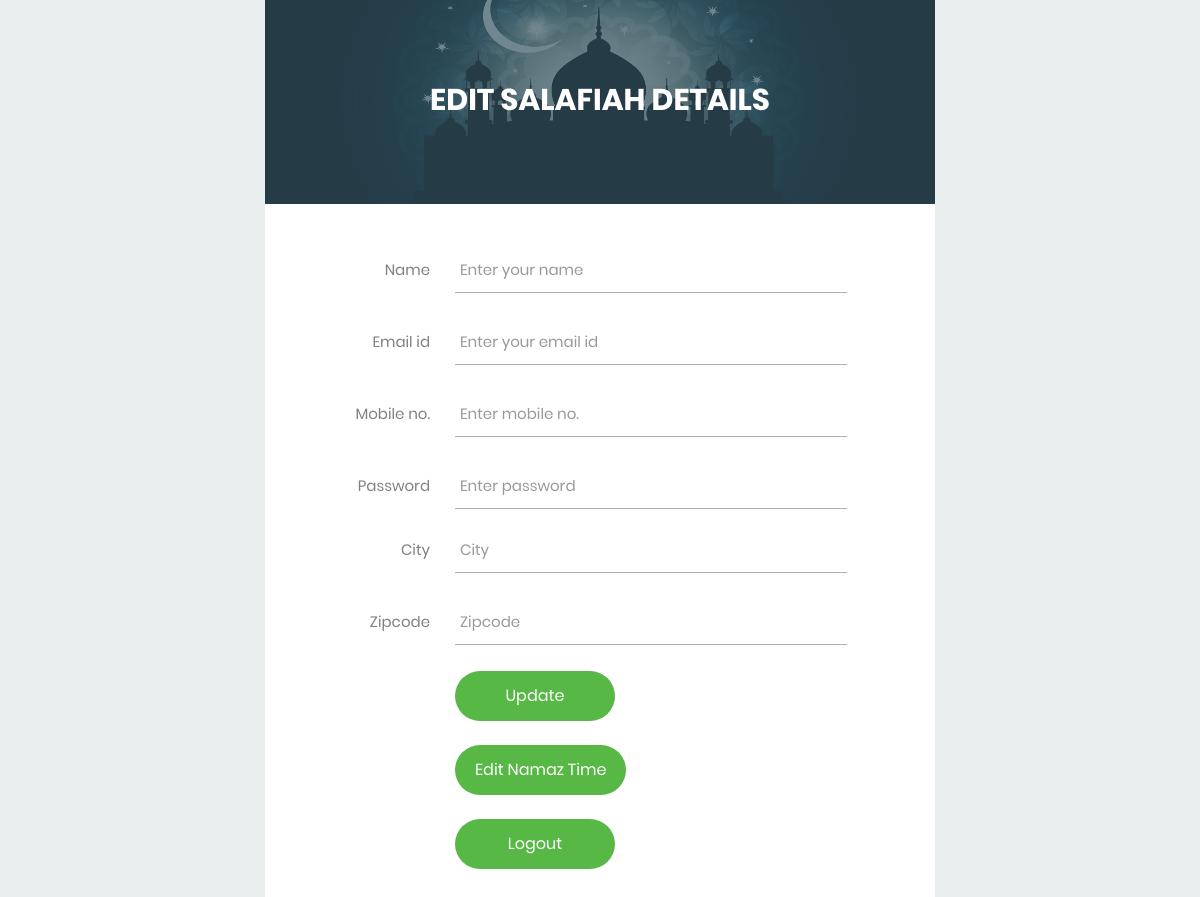
The app's page /zusereditdetails.php (signed in), older data.
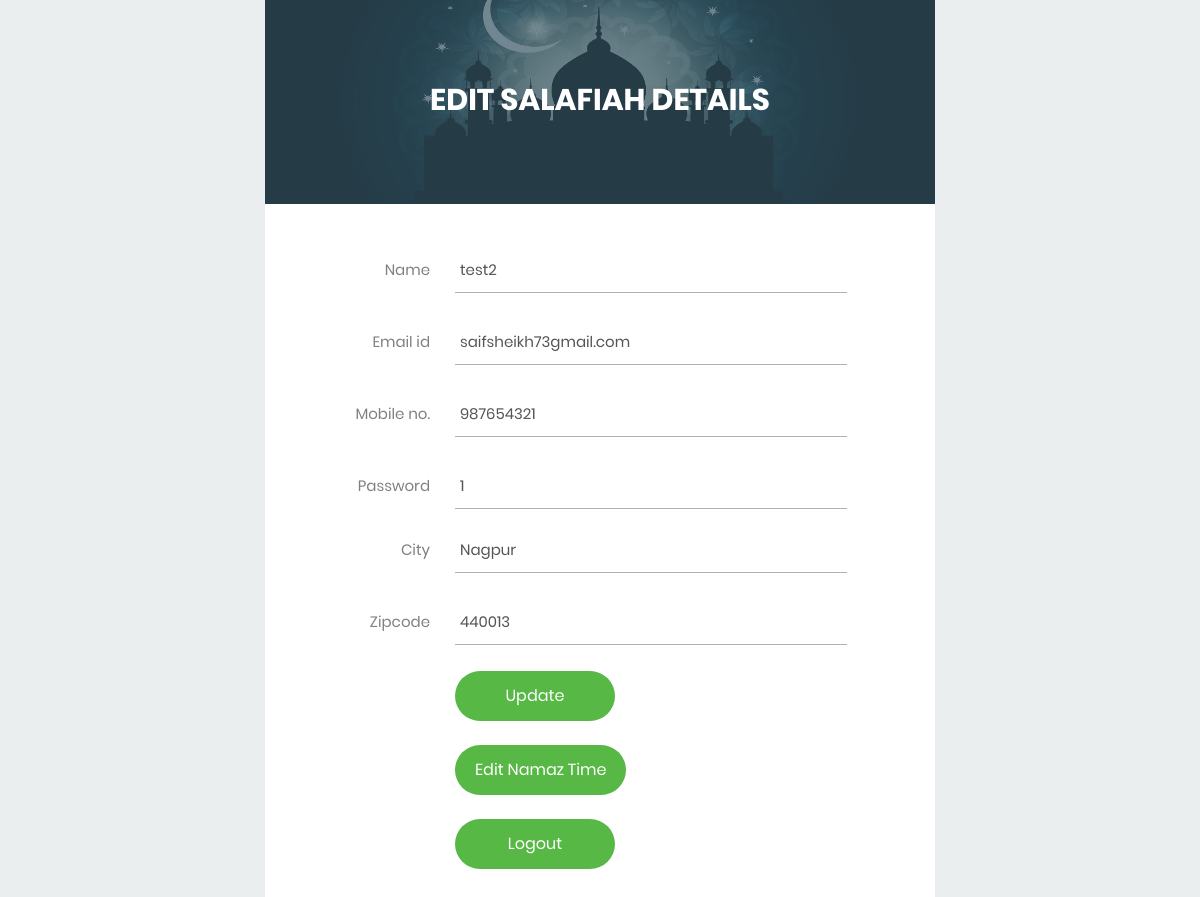
The same page, newer data.
### tables this page shows
CREATE TABLE `user2` (
  `id` int(50) NOT NULL,
  `username` varchar(50) NOT NULL,
  `email` varchar(50) NOT NULL,
  `password` varchar(50) NOT NULL,
  `mobileno` int(10) DEFAULT NULL,
  `city` varchar(50) NOT NULL,
  `zipcode` varchar(50) NOT NULL,
  `reset_token` varchar(250) DEFAULT NULL,
  `reset_expiry` varchar(250) DEFAULT NULL
);

### zusereditdetails.php (the view, shortened to what this page needs)
<?php
include 'conn.php';
include 'allcssjs.php';
$sql = "SELECT * FROM user2 WHERE id = '".$_SESSION['id']."'";
$result = mysqli_query($conn, $sql);
$row = mysqli_fetch_assoc($result);
$userName=$row['username'];
$email=$row['email'];
$password=$row['password'];
$mobileno=$row['mobileno'];
$city = $row['city'];
$zipcode = $row['zipcode'];
?>
<!DOCTYPE html>
<html lang="en">
<head>
</head>
<body>
<div class="limiter">
		<div class="container-login100">
			<div class="wrap-login100">
				<div class="login100-form-title" style="background-image: url(images/bg-04.jpg);">
					<span class="login100-form-title-1">
					Edit <?php echo $_SESSION['username']; ?> Details
					</span>
				</div>
                                <form class="login100-form validate-form" method="POST">
					<div class="wrap-input100 validate-input m-b-26" data-validate="Name is required">
						<span class="label-input100">Name</span>
						<input class="input100" type="text" name="username" placeholder="Enter your name" value="<?php echo $userName; ?>" required>
						<span class="focus-input100"></span>
					</div>
					<div class="wrap-input100 validate-input m-b-26" data-validate="Email is required">
    <span class="label-input100">Email id</span>
    <input class="input100" type="text" name="email" placeholder="Enter your email id" id="req" value="<?php echo $email; ?>" required disabled>
					</div>
					<div class="wrap-input100 validate-input m-b-26" data-validate="Mobile no. is required">
						<span class="label-input100">Mobile no.</span>
						<input class="input100" type="number" name="mobileno" placeholder="Enter mobile no." value="<?php echo $mobileno; ?>" required>
						<span class="focus-input100"></span>
					</div>
					<div class="wrap-input100 validate-input m-b-18" data-validate = "Password is required">
						<span class="label-input100">Password</span>
						<input class="input100" type="text" name="password" placeholder="Enter password" value="<?php echo $password; ?>" required>
						<span class="focus-input100"></span>
					</div>
					<div class="wrap-input100 validate-input m-b-26" data-validate="City is required">
						<span class="label-input100">City</span>
						<input class="input100" type="text" name="city" placeholder="City" value="<?php echo $city; ?>" required>
						<span class="focus-input100"></span>
					</div>
					<div class="wrap-input100 validate-input m-b-26" data-validate="Zipcode is required">
						<span class="label-input100">Zipcode</span>
						<input class="input100" type="number" name="zipcode" placeholder="Zipcode" value="<?php echo $zipcode; ?>" required>
						<span class="focus-input100"></span>
					</div>
					<div class="container-login100-form-btn">
                        <input type="submit" class="login100-form-btn" value="Update">
                    </div>
					<div class="container-login100-form-btn">
						<button type="button" class="login100-form-btn" onclick="window.location.href='zuserlogin.php'">Edit Namaz Time</button>
					</div>&nbsp;&nbsp;&nbsp;&nbsp;&nbsp;
                    <div class="container-login100-form-btn">
                        <input type="button" class="login100-form-btn" name="logout" onclick="window.location.href='zuserlogout.php'" value="Logout">
                    </div>
				</form>
			</div>
		</div>
	</div>
</body>
</html>

Row changes from the older to the newer data that the page shows:
added user2: username "test2", email "saifsheikh73gmail.com", mobileno "987654321", password "1", city "Nagpur", zipcode "440013"
